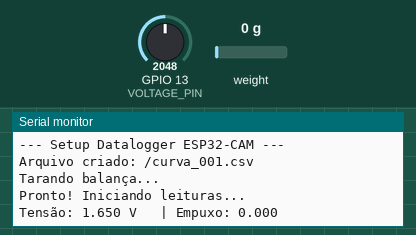
The sketch below on a simulated ESP32. Shown: the last lines printed to the serial monitor. The test bench sets the inputs (shaded band); at power-on: weight on the scale 0 g, GPIO 13 (VOLTAGE_PIN) = 2048. Storage starts empty.

Above: at 4.2 s.
4.3 s: weight on the scale set to 100 g
At 5.6 s:
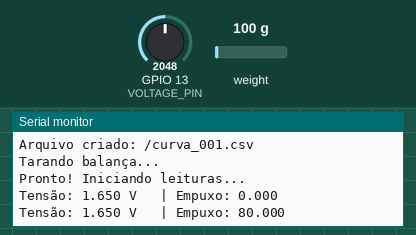
5.8 s: GPIO 13 (VOLTAGE_PIN) set to 2866
At 6.9 s:
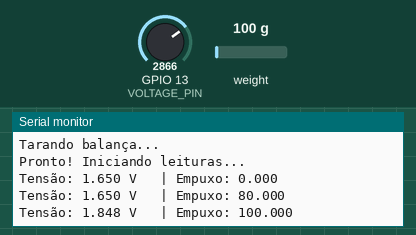
7.3 s: weight on the scale set to 1250 g
At 8.6 s:
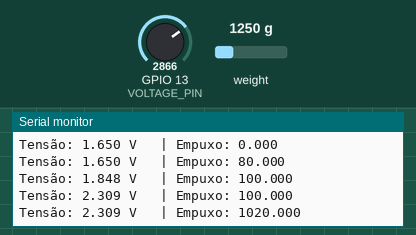
8.8 s: GPIO 13 (VOLTAGE_PIN) set to 3603
At 9.9 s:
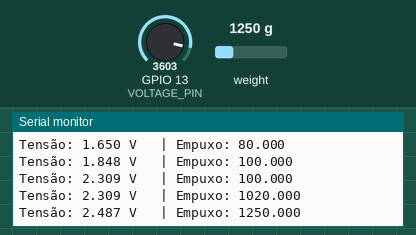
Timing chart, 0 to 11.3 s (numbered marks = the images above; inputs shaded):
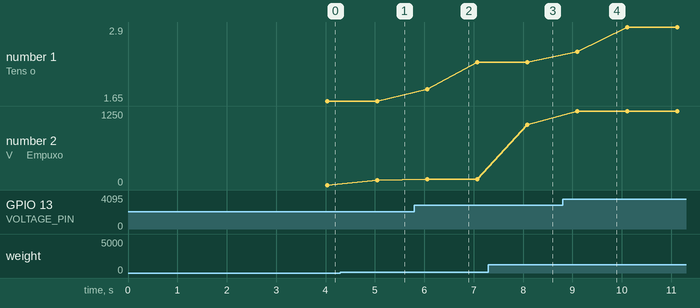

Measured:
- after the input at 4.3 s, the serial monitor: prints a new line after 0.75 s (image 1)
- after the input at 5.8 s, the serial monitor: prints a new line after 0.26 s (image 2)
- after the input at 7.3 s, the serial monitor: prints a new line after 0.79 s (image 3)
- after the input at 8.8 s, the serial monitor: prints a new line after 0.30 s (image 4)
- plotted number 1: 1.65 → 2.31 after the input at 5.8 s, 2.31 → 2.9 after the input at 8.8 s
- plotted number 2: 0 → 80 after the input at 4.3 s, 100 → 1020 after the input at 7.3 s

The sketch:

Motor_Throttle_Test_ESP32CAM_Fonte5V.ino
```cpp
#include <Arduino.h>
#include "HX711.h"
#include <SD_MMC.h> // Biblioteca específica para o leitor embutido da ESP32-CAM

// --- Definições de Pinos (Mapeamento crítico para ESP32-CAM) ---
const int HX711_DOUT = 16;   // Pino livre (geralmente usado para U2RX)
const int HX711_SCK = 4;     // Liberado pelo SD 1-bit (Aviso: O LED Flash pode piscar sutilmente)
const int VOLTAGE_PIN = 13;  // ADC2_CH4 - Liberado pelo SD 1-bit

// --- Configurações do Ensaio ---
const int SAMPLES_TO_AVERAGE = 10;
const float CALIBRATION_FACTOR = 113.0f;
const float VOLTAGE_DIVIDER_RATIO = 1.0f; // Fator do seu divisor de tensão (se houver)

HX711 scale;
File dataFile;
char logFileName[32];

int samplesCollected = 0;
float thrustSum = 0.0;
float voltageSum = 0.0; // Agora somaremos a tensão real já convertida

void setup() {
  Serial.begin(115200);
  delay(1000); // Dá tempo para o monitor serial abrir no CH340

  Serial.println("\n--- Setup Datalogger ESP32-CAM ---");

  // 1. Inicializa SD Card em modo 1-bit (O argumento 'true' é fundamental!)
  if (!SD_MMC.begin("/sdcard", true)) {
    Serial.println("Falha ao montar o SD Card!");
    while (1);
  }

  // 2. Indexação de Arquivos
  int fileIndex = 1;
  while (true) {
    sprintf(logFileName, "/curva_%03d.csv", fileIndex);
    if (!SD_MMC.exists(logFileName)) break;
    fileIndex++;
  }

  dataFile = SD_MMC.open(logFileName, FILE_WRITE);
  if (dataFile) {
    dataFile.println("Voltage_V,Thrust_unit");
    dataFile.close();
    Serial.print("Arquivo criado: "); Serial.println(logFileName);
  } else {
    Serial.println("Erro de I/O no SD.");
  }

  // 3. Inicializa ADC (Ajusta atenuação para ler até ~3.1V/3.3V)
  analogSetAttenuation(ADC_11db);

  // 4. Inicializa Célula de Carga
  scale.begin(HX711_DOUT, HX711_SCK);
  scale.set_scale(CALIBRATION_FACTOR);
  Serial.println("Tarando balança...");
  scale.tare(20);
  Serial.println("Pronto! Iniciando leituras...");
}

void loop() {
  if (scale.is_ready()) {
    float currentThrust = scale.get_units(1);

    // Lê a tensão em milivolts usando a calibração de fábrica do ESP32 e converte para Volts
    float currentVoltage = (analogReadMilliVolts(VOLTAGE_PIN) / 1000.0f) * VOLTAGE_DIVIDER_RATIO;

    thrustSum += currentThrust;
    voltageSum += currentVoltage;
    samplesCollected++;

    if (samplesCollected >= SAMPLES_TO_AVERAGE) {
      float avgThrust = thrustSum / SAMPLES_TO_AVERAGE;
      float avgVoltage = voltageSum / SAMPLES_TO_AVERAGE;

      Serial.print("Tensão: "); Serial.print(avgVoltage, 3);
      Serial.print(" V \t| Empuxo: "); Serial.println(avgThrust, 3);

      dataFile = SD_MMC.open(logFileName, FILE_APPEND);
      if (dataFile) {
        dataFile.print(avgVoltage, 4);
        dataFile.print(",");
        dataFile.println(avgThrust, 3);
        dataFile.close();
      }

      samplesCollected = 0;
      thrustSum = 0.0;
      voltageSum = 0.0;
    }
  }
}
```
